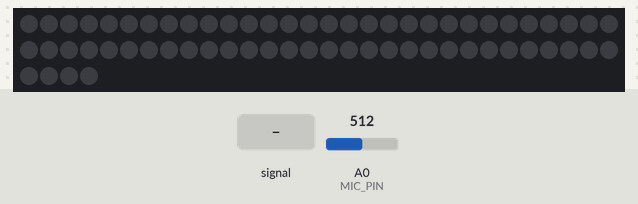
The sketch below on a simulated Arduino Uno, built with avr-gcc and run on an emulated ATmega328P. Parts: 64 RGB LEDs in strip order, left to right, continuing on the next row. The test bench sets the inputs (shaded band); at power-on: A0 (MIC_PIN) = 512. Dim RGB values are drawn brighter than linear.

Above: at 2.2 s.
2.3 s: A0 (MIC_PIN) fed a 200 Hz sine of ±255 counts around its level
At 2.92 s:
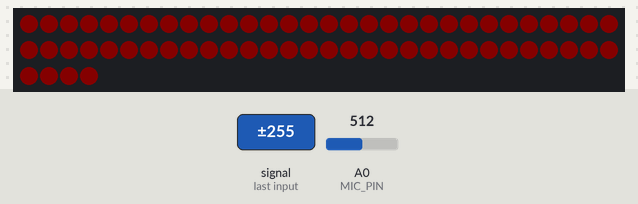
4.2 s: A0 (MIC_PIN) fed a 1000 Hz sine of ±255 counts around its level
At 4.8 s:
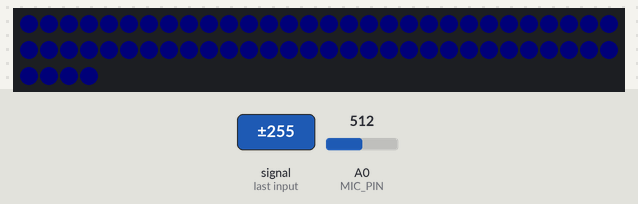
5.7 s: A0 (MIC_PIN) set to 716
At 6.9 s:
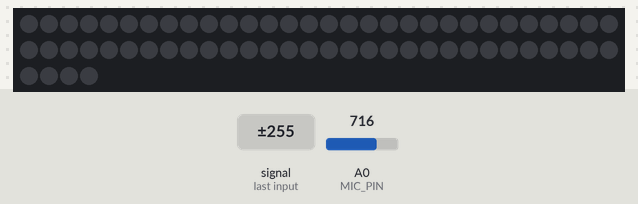
Timing chart, 0 to 8.7 s (numbered marks = the images above; inputs shaded):
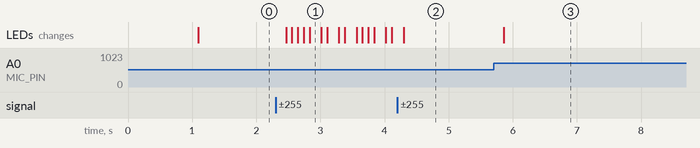

The sketch:

RGB_FFT.ino
```cpp
#include <arduinoFFT.h>

#define SAMPLES 64

#define SAMPLING_FREQ 20000

#define MIC_PIN A0

double vReal[SAMPLES];

double vImag[SAMPLES];

ArduinoFFT<double> FFT = ArduinoFFT<double>(vReal, vImag, SAMPLES, SAMPLING_FREQ);

#include <FastLED.h>

#define NUM_LEDS 64
#define LED_PIN 6
#define COLOR_ORDER GRB
#define TYPE WS2812
#define BRIGHTNESS 16

CRGB leds[NUM_LEDS];

uint8_t red, green, blue;

void setup() {
  delay(1000);
  FastLED.addLeds<TYPE, LED_PIN, COLOR_ORDER>(leds, NUM_LEDS);
  FastLED.setBrightness(BRIGHTNESS);
}

void loop() {
  for (int i = 0; i < SAMPLES; i++) {
    vReal[i] = analogRead(MIC_PIN);
    vImag[i] = 0;
  }

  FFT.dcRemoval();
  FFT.windowing(vReal, SAMPLES, FFT_WIN_TYP_HAMMING, FFT_FORWARD);
  FFT.compute(vReal, vImag, SAMPLES, FFT_FORWARD);
  FFT.complexToMagnitude(vReal, vImag, SAMPLES);

  red = map(vReal[3], 0, 1000, 0, 255);
  green = map(vReal[22], 0, 1000, 0, 255);
  blue = map(vReal[55], 0, 1000, 0, 255);

  if(red >= 256){
    red = 255;
  }

  if(red <= -1){
    red = 0;
  }

  if(red >= 256){
    red = 255;
  }

  if(red <= -1){
    red = 0;
  }

  if(green >= 256){
    green = 255;
  }

  if(green <= -1){
    green = 0;
  }

  if(blue >= 256){
    blue = 255;
  }

  if(blue <= -1){
    blue = 0;
  }

  for (int i = 0; i < NUM_LEDS; i++) {
    leds[i] = CRGB(red, green, blue);
  }

  FastLED.show();
}
```

Measured:
- after the input at 2.3 s, the LEDs: change after 0.17 s (image 1)
- after the input at 4.2 s, the LEDs: change after 0.10 s (image 2)
- after the input at 5.7 s, the LEDs: change after 0.16 s (image 3)
